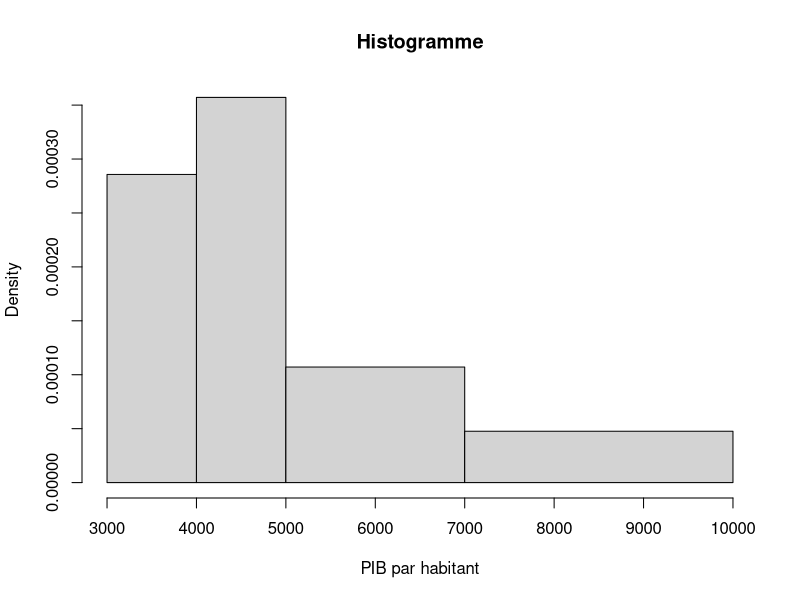
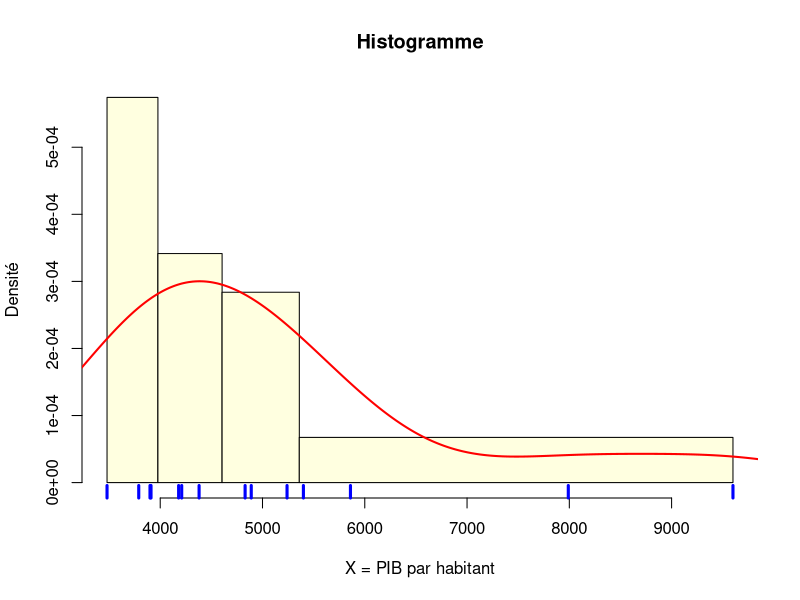
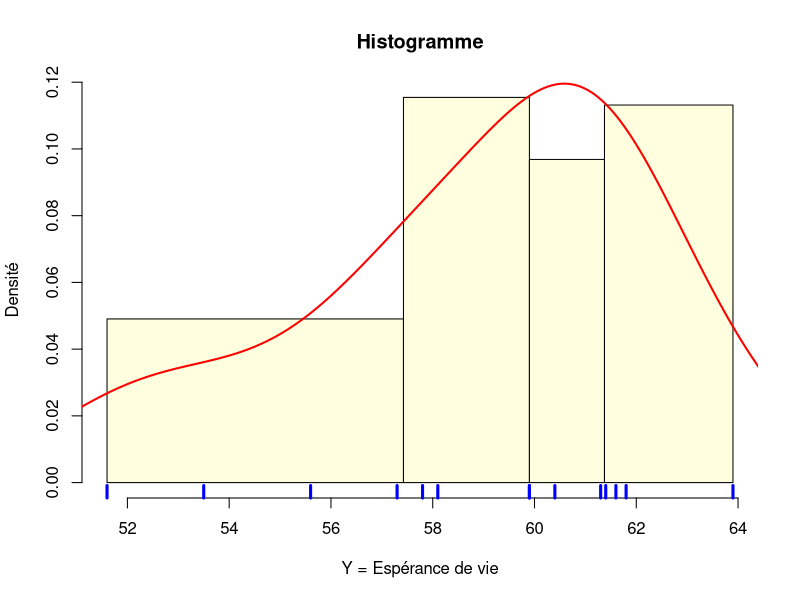
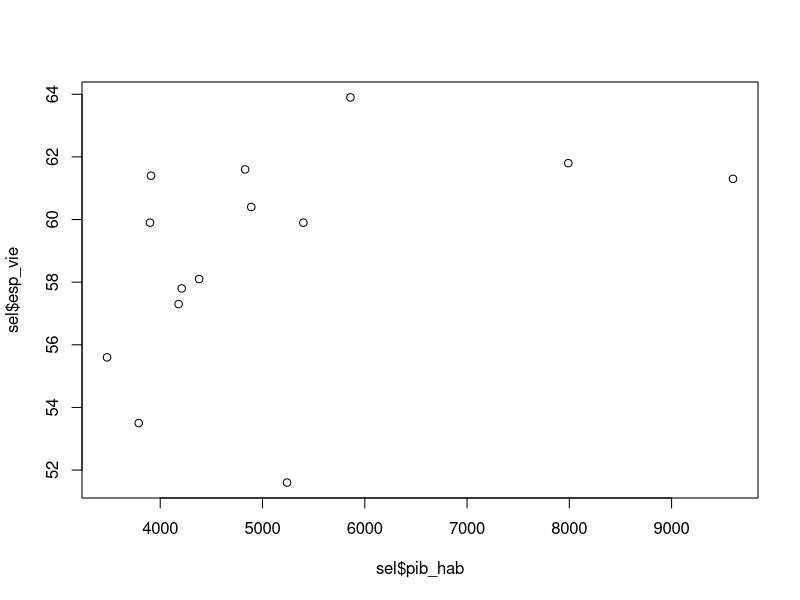
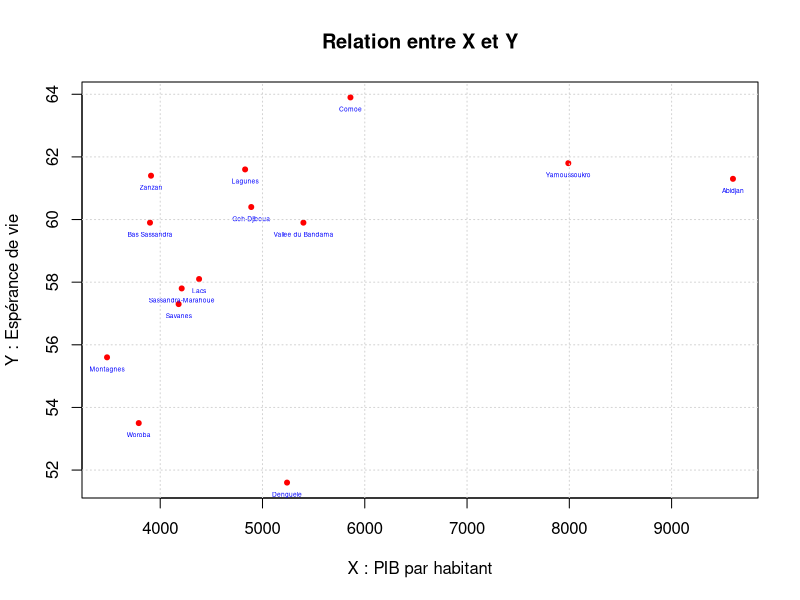
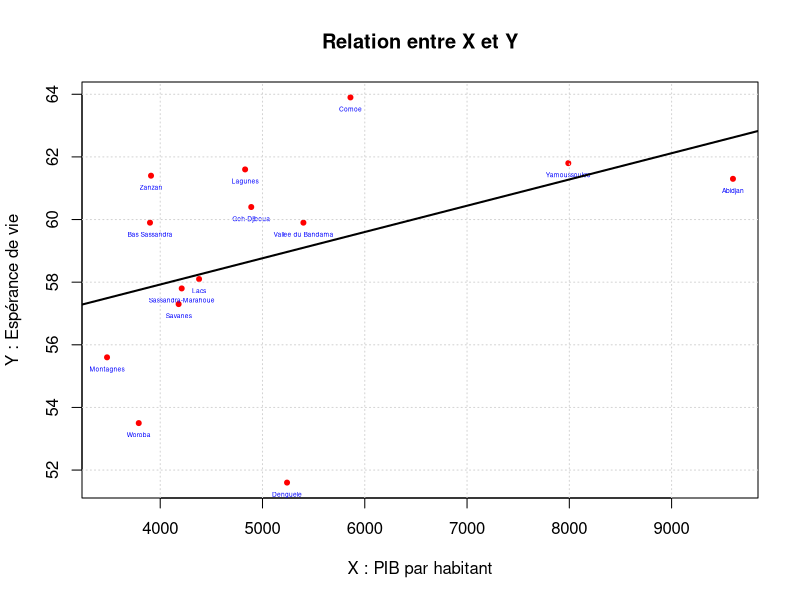
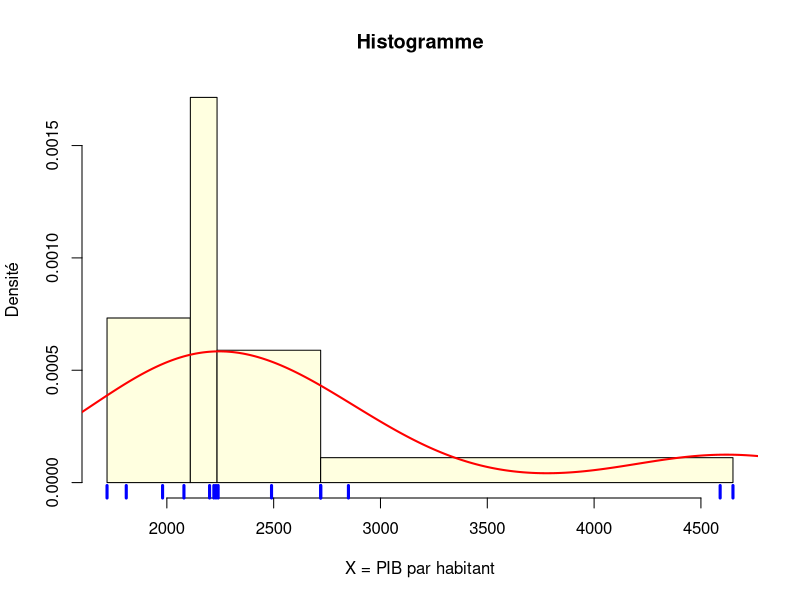
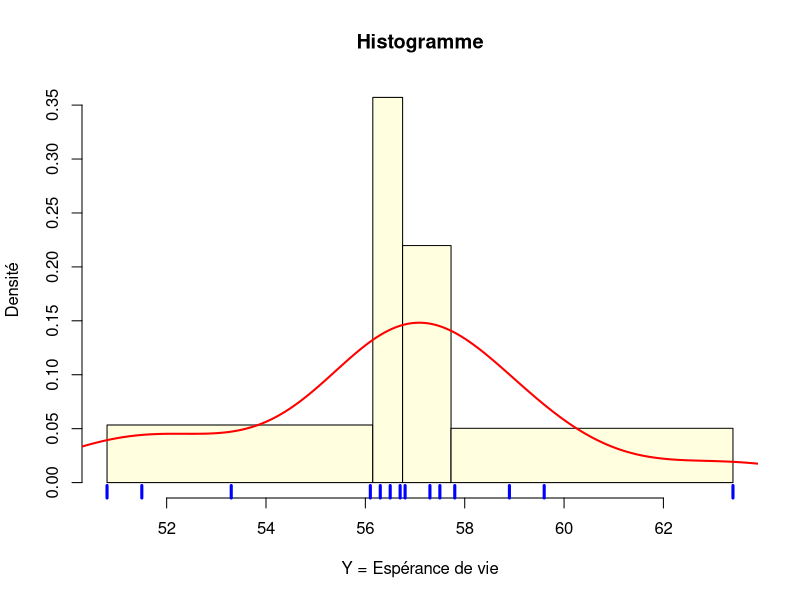

Generate these figures, in order, with R:
## ---- chunk 1
# ETAPE1 : préparation des données

## 1.1 Importation du tableau
don <- read.table(file = "data/africa_GDL/data/don_reg_2022.csv",
                  header= TRUE,
                  dec=",",
                  sep =";")

## 1.2 Sélection du pays
sel <- don[don$iso_code=="CIV",]

## 1.3 Sélection des variables
sel <-sel[, c("country","region","pop","pib_hab","esp_vie")]

## 1.4 Affichage du tableau
sel

## ---- chunk 2
## ETAPE 2 : Poids du pyas

sum(sel$pop)*1000
## ---- chunk 3
## ETAPE 3 : Paramètres principaux
summary(sel)
## ---- chunk 4
hist(sel$pib_hab, 
     breaks = c(3000,4000, 5000, 7000, 10000),
     main = "Histogramme",
     xlab = "PIB par habitant")
## ---- chunk 5
## ETAPE 4 :Histogramme et boxplot de X

X<- sel$pib_hab
hist(X, 
     main="Histogramme",
     breaks = quantile(X,probs = c(0,0.25,0.5,0.75,1)),
     ylab= "Densité",
     xlab = "X = PIB par habitant",
     probability = T,
     col= "lightyellow",
      )
rug(X, 
    col="blue",
    lwd=3)
lines(density(X, bw=sd(X)/2),
      col="red",
      lwd=2,
      )

## ---- chunk 6

## ETAPE 5 : Histogramme de Y

Y <- sel$esp_vie
hist(Y, 
     main="Histogramme",
     breaks = quantile(Y,probs = c(0,0.25,0.5,0.75,1)),
     ylab= "Densité",
     xlab = "Y = Espérance de vie",
     probability = T,
     col= "lightyellow",
      )

rug(Y, 
    col="blue",
    lwd=3)

lines(density(Y, bw=sd(Y)/2),
      col="red",
      lwd=2,
      )
## ---- chunk 7
plot(sel$pib_hab,sel$esp_vie)
## ---- chunk 8
## ETAPE 6 : Relation entre X et Y 

plot(sel$pib_hab,sel$esp_vie,
     xlab = "X : PIB par habitant",
     ylab = "Y : Espérance de vie",
     main = "Relation entre X et Y",
     pch=20,
     col="red")

text(sel$pib_hab,sel$esp_vie,sel$region,
     cex=0.4,
     col="blue",
     pos=1)

grid()



## ---- chunk 9

## ETAPE 7 : Test de la relation entre X et Y

## 7.1 Corrélation
cor(sel$pib_hab,sel$esp_vie)

## 7.2 Test de significativité
cor.test(sel$pib_hab,sel$esp_vie)

## 7.3 Régression
modreg<-lm(esp_vie~pib_hab,data=sel)
summary(modreg)

## 7.4 Graphique + droite de régression


plot(sel$pib_hab,sel$esp_vie,
     xlab = "X : PIB par habitant",
     ylab = "Y : Espérance de vie",
     main = "Relation entre X et Y",
     pch=20,
     col="red")

text(sel$pib_hab,sel$esp_vie,sel$region,
     cex=0.4,
     col="blue",
     pos=1)

grid()

abline(modreg, col="black",lwd=2)


## ---- chunk 10
# ETAPE1 : préparation des données

## 1.1 Importation du tableau
don <- read.table(file = "data/africa_GDL/data/don_reg_2012.csv",
                  header= TRUE,
                  dec=",",
                  sep =";")

## 1.2 Sélection du pays
sel <- don[don$iso_code=="CIV",]

## 1.3 Sélection des variables
sel <-sel[, c("country","region","pop","pib_hab","esp_vie")]

## 1.4 Affichage du tableau
sel

## ETAPE 2 : Poids du pyas

sum(sel$pop)*1000

## ETAPE 3 : Paramètres principaux
summary(sel)


## ETAPE 4 :Histogramme et boxplot de X

X<- sel$pib_hab
hist(X, 
     main="Histogramme",
     breaks = quantile(X,probs = c(0,0.25,0.5,0.75,1)),
     ylab= "Densité",
     xlab = "X = PIB par habitant",
     probability = T,
     col= "lightyellow",
      )
rug(X, 
    col="blue",
    lwd=3)
lines(density(X, bw=sd(X)/2),
      col="red",
      lwd=2,
      )

## ETAPE 5 : Histogramme de Y

Y <- sel$esp_vie
hist(Y, 
     main="Histogramme",
     breaks = quantile(Y,probs = c(0,0.25,0.5,0.75,1)),
     ylab= "Densité",
     xlab = "Y = Espérance de vie",
     probability = T,
     col= "lightyellow",
      )

rug(Y, 
    col="blue",
    lwd=3)

lines(density(Y, bw=sd(Y)/2),
      col="red",
      lwd=2,
      )

## ETAPE 6 : Relation entre X et Y 

plot(sel$pib_hab,sel$esp_vie,
     xlab = "X : PIB par habitant",
     ylab = "Y : Espérance de vie",
     main = "Relation entre X et Y",
     pch=20,
     col="red")

text(sel$pib_hab,sel$esp_vie,sel$region,
     cex=0.4,
     col="blue",
     pos=1)

grid()


## ETAPE 7 : Test de la relation entre X et Y

## 7.1 Corrélation
cor(sel$pib_hab,sel$esp_vie)

## 7.2 Test de significativité
cor.test(sel$pib_hab,sel$esp_vie)

## 7.3 Régression
modreg<-lm(esp_vie~pib_hab,data=sel)
summary(modreg)

## 7.4 Graphique + droite de régression


plot(sel$pib_hab,sel$esp_vie,
     xlab = "X : PIB par habitant",
     ylab = "Y : Espérance de vie",
     main = "Relation entre X et Y",
     pch=20,
     col="red")

text(sel$pib_hab,sel$esp_vie,sel$region,
     cex=0.4,
     col="blue",
     pos=1)

grid()

abline(modreg, col="black",lwd=2)






## ---- chunk 11
# ETAPE1 : préparation des données

## 1.1 Importation du tableau
don <- read.table(file = "data/africa_GDL/data/don_reg_2022.csv",
                  header= TRUE,
                  dec=",",
                  sep =";")

## 1.2 Sélection du pays
sel <- don[don$iso_code=="NGA",]

## 1.3 Sélection des variables
sel <-sel[, c("country","region","pop","pib_hab","esp_vie")]

sel

## ETAPE 2 : Somme des populations

sum(sel$pop)*1000

## ETAPE 3 : Paramètres principaux
summary(sel[,c("pop","pib_hab","esp_vie")])

## ETAPE 4 :Histogramme de X

X<- sel$pib_hab
hist(X, 
     main="Histogramme",
     breaks = quantile(X,probs = c(0,0.25,0.5,0.75,1)),
     ylab= "Densité",
     xlab = "X = PIB par habitant",
     probability = T,
     col= "lightyellow",
      )

rug(X, 
    col="blue",
    lwd=3)

lines(density(X, bw=sd(X)/2),
      col="red",
      lwd=2,
      )

## ETAPE 5 : Histogramme de Y

Y <- sel$esp_vie
hist(Y, 
     main="Histogramme",
     breaks = quantile(Y,probs = c(0,0.25,0.5,0.75,1)),
     ylab= "Densité",
     xlab = "Y = Espérance de vie",
     probability = T,
     col= "lightyellow",
      )

rug(Y, 
    col="blue",
    lwd=3)

lines(density(Y, bw=sd(Y)/2),
      col="red",
      lwd=2,
      )

## ETAPE 6 : Relation entre X et Y 

plot(sel$pib_hab,sel$esp_vie,
     xlab = "X : PIB par habitant",
     ylab = "Y : Espérance de vie",
     main = "Relation entre X et Y",
     pch=20,
     col="red")
text(sel$pib_hab,sel$esp_vie,sel$region,
     cex=0.4,
     col="blue",
     pos=1)



## ETAPE 7 : Test de la relation entre X et Y

## 7.1 Corrélation
cor(sel$pib_hab,sel$esp_vie)

## 7.2 Test de significativité
cor.test(sel$pib_hab,sel$esp_vie)

## 7.3 Régression
modreg<-lm(esp_vie~pib_hab,data=sel)
summary(modreg)

## 7.4 Graphique + droite de régression


plot(sel$pib_hab,sel$esp_vie,
     xlab = "X : PIB par habitant",
     ylab = "Y : Espérance de vie",
     main = "Relation entre X et Y",
     pch=20,
     col="red")

text(sel$pib_hab,sel$esp_vie,sel$region,
     cex=0.4,
     col="blue",
     pos=1)

grid()

abline(modreg, col="black",lwd=2)


## ---- chunk 12
# ETAPE1 : préparation des données

## 1.1 Importation du tableau
don <- read.table(file = "data/africa_GDL/data/don_sta_2022.csv",
                  header= TRUE,
                  dec=",",
                  sep =";")



## 1.3 Sélection des variables
sel <-don[, c("country","iso_code","pop","pib_hab","esp_vie")]

sel

## ETAPE 2 : Somme des populations

sum(sel$pop)*1000

## ETAPE 3 : Paramètres principaux
summary(sel[,c("pop","pib_hab","esp_vie")])

## ETAPE 4 :Histogramme de X

X<- sel$pib_hab
hist(X, 
     main="Histogramme",
     breaks = quantile(X,probs = c(0,0.25,0.5,0.75,1)),
     ylab= "Densité",
     xlab = "X = PIB par habitant",
     probability = T,
     col= "lightyellow",
      )

rug(X, 
    col="blue",
    lwd=3)

lines(density(X, bw=sd(X)/2),
      col="red",
      lwd=2,
      )

## ETAPE 5 : Histogramme de Y

Y <- sel$esp_vie
hist(Y, 
     main="Histogramme",
     breaks = quantile(Y,probs = c(0,0.25,0.5,0.75,1)),
     ylab= "Densité",
     xlab = "Y = Espérance de vie",
     probability = T,
     col= "lightyellow",
      )

rug(Y, 
    col="blue",
    lwd=3)

lines(density(Y, bw=sd(Y)/2),
      col="red",
      lwd=2,
      )

## ETAPE 6 : Relation entre X et Y 

plot(sel$pib_hab,sel$esp_vie,
     xlab = "X : PIB par habitant",
     ylab = "Y : Espérance de vie",
     main = "Relation entre X et Y",
     pch=20,
     col="red")
text(sel$pib_hab,sel$esp_vie,sel$iso_code,
     cex=0.4,
     col="blue",
     pos=1)



## ETAPE 7 : Test de la relation entre X et Y

## 7.1 Corrélation
cor(sel$pib_hab,sel$esp_vie)

## 7.2 Test de significativité
cor.test(sel$pib_hab,sel$esp_vie)

## 7.3 Régression
modreg<-lm(esp_vie~pib_hab,data=sel)
summary(modreg)

## 7.4 Graphique + droite de régression


plot(sel$pib_hab,sel$esp_vie,
     xlab = "X : PIB par habitant",
     ylab = "Y : Espérance de vie",
     main = "Relation entre X et Y",
     pch=20,
     col="red")

text(sel$pib_hab,sel$esp_vie,sel$iso_code,
     cex=0.4,
     col="blue",
     pos=1)

grid()

abline(modreg, col="black",lwd=2)


